Frame 1 (no input): blank canvas, image omitted
Frame 60 (the mouse pressed at the canvas centre just before this capture): blank canvas, image omitted
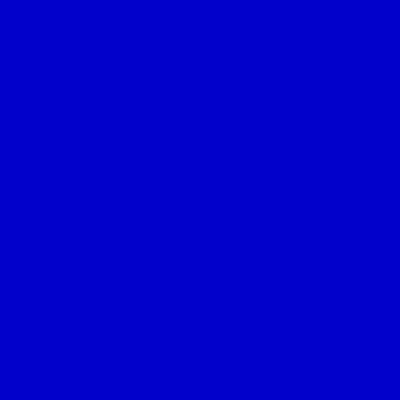
Frame 120 (the mouse held since frame 60 and released just before this capture)

The Processing sketch whose frames 1 and 60 were blank and that drew this single picture after the mouse press (run headless with seeded random() and noise(); from frame 60 on, the mouse is pressed at the canvas centre):

// Processing sketch: GUSANITO
// ── GUSANITO.pde
float valores[];

int cant = 4;
int maxi = 2;
float ruidin = 0.02;

void setup() {
  size(400, 400);
  noStroke();
  background(0,0,200);
  valores = new float[cant];
  for (int i = 0; i < cant; i++) {
    valores[i] = random(maxi);
    frameRate(1000);
  }
}

void draw() {
  
  ruidin += 0.002; 
  //fill(0, 10);
  //rect(0, 0, width, height);
  fill(255, 140);
  for (int i = 0; i < cant; i+=2) {
    float vX = valores[i];
    float vY = valores[i+1];
    ellipse(noise(ruidin*vX)*width, noise(ruidin*vY)*height, ruidin*vX, ruidin*vY);
  }
}
